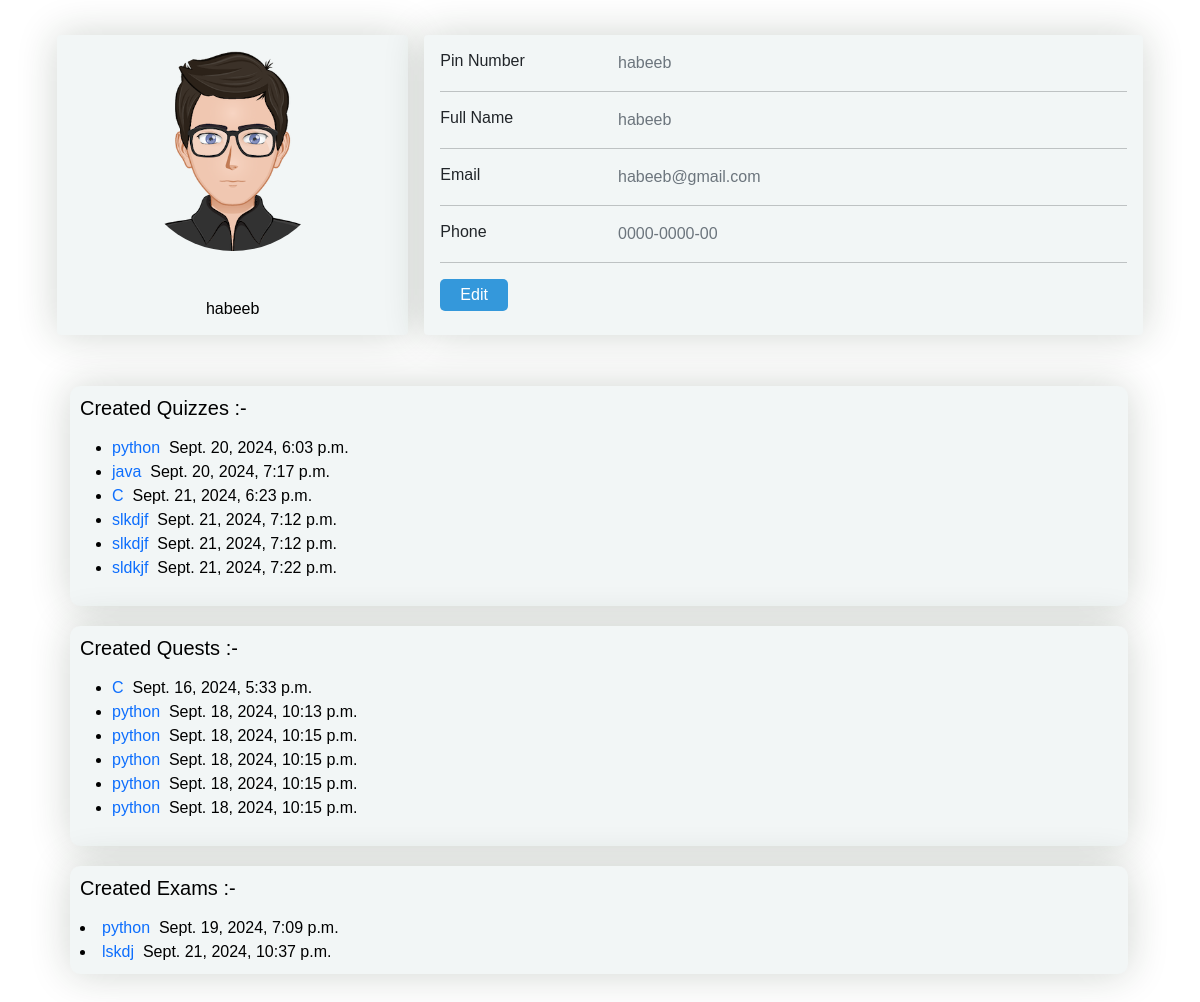
Screenshot of /Accounts/profile-view/ (signed in) with the database file from the repository.
### Accounts/models.py (models this page shows, shortened)
class Profile(models.Model):
    pin=models.OneToOneField(User,on_delete=models.CASCADE)
    phone=models.CharField(max_length=100)
    fullname=models.CharField(max_length=100)
    image=models.ImageField(upload_to='images/',default='images/avatar7.png')
    isLecturer=models.BooleanField(default=False)

### quiz/models.py (models this page shows, shortened)
class Quiz(models.Model):
    host=models.ForeignKey(User,on_delete=models.CASCADE)
    title=models.CharField(max_length=200)
    quiz_id=models.IntegerField(null=True,default=0)
    created_date=models.DateTimeField(null=True,blank=True)
    time_limit=models.TimeField(null=True,blank=True)

### Dailyquest/models.py (models this page shows, shortened)
class Quest(models.Model):
    host=models.ForeignKey(User,on_delete=models.CASCADE)
    subject=models.CharField(max_length=200)
    title=models.CharField(max_length=200)
    quest_id=models.IntegerField(null=True,default=0)
    created_date=models.DateTimeField(null=True,blank=True)
    start_time=models.DateTimeField(null=True,blank=True)
    end_time=models.DateTimeField(null=True,blank=True)
    shift=models.CharField(max_length=200,default="")
    semester=models.CharField(max_length=200,default="")

### Exam/models.py (models this page shows, shortened)
class Exam(models.Model):
    host=models.ForeignKey(User,on_delete=models.CASCADE)
    subject=models.CharField(max_length=200)
    title=models.CharField(max_length=200)
    exam_id=models.IntegerField(null=True,default=0)
    start_time=models.DateTimeField(null=True,blank=True)
    end_time=models.DateTimeField(null=True,blank=True)
    shift=models.CharField(max_length=200,default="")
    semester=models.CharField(max_length=200,default="")
    created_date=models.DateTimeField(null=True,blank=True)

### Accounts/views.py (the view)
# urls.py: path('profile-view/',views.profile_view,name='profile-view'),
@login_required(login_url='/Accounts/login/')
def profile_view(request):
    user_profile = get_object_or_404(Profile, pin=request.user)
    quizzes=Quiz.objects.filter(host=request.user)
    quests=Quest.objects.filter(host=request.user)
    exams=Exam.objects.filter(host=request.user)
    attended_quizes=quiz.models.Responses.objects.filter(pin=request.user)
    attended_quests=Dailyquest.models.Responses.objects.filter(pin=request.user)
    attended_exams=Responses.objects.filter(pin=request.user)
    if not user_profile.image:
        user_profile.image="images/avatar7.png"
    details = { 'fullname': user_profile.fullname,'image':user_profile.image,'phone':user_profile.phone,'isLecturer':user_profile.isLecturer,'quizzes':quizzes,'quests':quests,'attended_quizes':attended_quizes,'attended_quests':attended_quests,'exams':exams,'attended_exams':attended_exams}
    return render(request, 'Accounts/profile.html', details)

### templates/Accounts/profile.html (shortened to what this page needs)
{% load custom_filters %}
<!DOCTYPE html>
<html lang="en">
<head>
  <link href="https://cdn.jsdelivr.net/npm/bootstrap@5.3.3/dist/css/bootstrap.min.css" rel="stylesheet"
>
</head>
<body>
  <div class="msgs">
  </div>
  <div class="container">
    <div class="main-body">
      <div class="row gutters-sm">
        <div class="col-md-4 mb-3">
          <div class="card">
            <div class="card-body">
              <div class="d-flex flex-column align-items-center text-center">
                <img src="/media/{{image}}" alt="Admin" class="rounded-circle" style="object-fit:fill;" width="200"
                  height="200">
                <div class="mt-5">
                  <h4 class="username">{{ user.username }}</h4>
                </div>
              </div>
            </div>
          </div>
        </div>
        <div class="col-md-8">
          <div class="card mb-3">
            <div class="card-body">
              <div class="row">
                <div class="col-sm-3">
                  <h6 class="mb-0">Pin Number</h6>
                </div>
                <div class="col-sm-9 text-secondary">
                  {{ user }}
                </div>
              </div>
              <hr>
              <div class="row">
                <div class="col-sm-3">
                  <h6 class="mb-0">Full Name</h6>
                </div>
                <div class="col-sm-9 text-secondary">
                  {{ fullname }}
                </div>
              </div>
              <hr>
              <div class="row">
                <div class="col-sm-3">
                  <h6 class="mb-0">Email</h6>
                </div>
                <div class="col-sm-9 text-secondary">
                  {{ user.email }}
                </div>
              </div>
              <hr>
              <div class="row">
                <div class="col-sm-3">
                  <h6 class="mb-0">Phone</h6>
                </div>
                <div class="col-sm-9 text-secondary">
                  {{ phone }}
                </div>
              </div>
              <hr>
              <div class="row">
                <div class="col-sm-12">
                  <a href="../profile-update"><button>Edit</button></a>
                </div>
              </div>
            </div>
          </div>
        </div>
      </div>
    </div>
  </div>
  <div class="student-area">
    {% if isLecturer %}
    <div class="quizes">
      <h5 class="mb-3">Created Quizzes :-</h5>
      {% if quizzes|length > 0 %}
      <ul>
        {% for quiz in quizzes %}
        <li>
          <a href="/quiz/{{quiz.quiz_id}}">{{quiz.title}}</a>&nbsp&nbsp<span
            class="created-date">{{quiz.created_date}}</span>
        </li>
        {% endfor %}
      </ul>
      {%else%}
      <p>ooop's till now you haven't created any quizes</p>
      {%endif%}
    </div>
    <div class="quests">
      <h5 class="mb-3">Created Quests :-</h5>
      {% if quests|length > 0%}
      <ul>
        {% for quest in quests %}
        <li>
          <a href="/Dailyquest/{{quest.quest_id}}">{{quest.title}}</a>&nbsp&nbsp<span
            class="created-date">{{quest.created_date}}</span>
        </li>
        {% endfor %}
      </ul>
      {%else%}
      <p>ooops's till now you haven't created any quests</p>
      {% endif%}
    </div>
    <div class="exams">
      <h5 class="mb-3">Created Exams :- </h5>
      {% if exams|length > 0%}
      {% for exam in exams%}
      <li>
        <a href="/Exam/{{exam.exam_id}}">{{exam.title}}</a>&nbsp&nbsp<span
          class="created-date">{{exam.created_date}}</span>
      </li>
      {%endfor%}
      {% else %}
      <p>ooops' till now you haven't created any exams</p>
      {% endif %}
    </div>
    {% endif%}
  </div>
</body>
</html>

### templates/Accounts/profile.html (style rules this page uses)
* { padding: 0; margin: 0; box-sizing: border-box; font-family: 'Gill Sans', 'Gill Sans MT', Calibri, 'Trebuchet MS', sans-serif; }
body { margin-top: 20px; color: #1a202c; text-align: left; background-color: white; }
.main-body { padding: 15px; }
.card { background-color:#f2f6f6; position: relative; display: flex; flex-direction: column; min-width: 0; word-wrap: break-word; background-clip: border-box; border: 0 solid rgba(0, 0, 0, .125); border-radius: .25rem; box-shadow: 0px 0px 40px rgb(26, 44, 26,0.2); }
button { padding: 4px 20px; border: none; border-radius: 5px; background-color: #3498db; color: white; cursor: pointer; }
.card-body { flex: 1 1 auto; min-height: 1px; padding: 1rem; height: 300px; }
.gutters-sm { margin-right: -8px; margin-left: -8px; }
.gutters-sm>.col, .gutters-sm>[class*=col-] { padding-right: 8px; padding-left: 8px; }
.mb-3, .my-3 { margin-bottom: 1rem !important; }
a { text-decoration: none; }
.student-area { align-items: center; padding: 30px; margin-left: 50px; margin-right: 52px; border-radius: 10px; padding: 20px; margin-bottom: 30px; }
.username { color: black; font-size: 16px; }
.msgs { position: absolute; top: 20px; left: 50%; align-items: center; transform: translateX(-50%); max-width: 1000px; padding: 5px; border-radius: 9px; z-index:999; }
.attended-quizes, .attended-quests, .attended-exams, .quizes, .quests, .exams { background-color:#f2f6f6; padding: 10px; border-radius: 10px; color: black; margin-bottom: 20px; box-shadow: 0px 0px 40px rgb(26, 44, 26,0.2); }

### rows the page displays
Profile: fullname "habeeb", phone "0000-0000-00"
Quiz: title "python", created_date "Sept. 20, 2024, 6:03 p.m."
Quiz: title "java", created_date "Sept. 20, 2024, 7:17 p.m."
Quiz: title "C", created_date "Sept. 21, 2024, 6:23 p.m."
Quiz: title "slkdjf", created_date "Sept. 21, 2024, 7:12 p.m."
Quiz: title "slkdjf", created_date "Sept. 21, 2024, 7:12 p.m."
Quiz: title "sldkjf", created_date "Sept. 21, 2024, 7:22 p.m."
Quest: title "C", created_date "Sept. 16, 2024, 5:33 p.m."
Quest: title "python", created_date "Sept. 18, 2024, 10:13 p.m."
Quest: title "python", created_date "Sept. 18, 2024, 10:15 p.m."
Quest: title "python", created_date "Sept. 18, 2024, 10:15 p.m."
Quest: title "python", created_date "Sept. 18, 2024, 10:15 p.m."
Quest: title "python", created_date "Sept. 18, 2024, 10:15 p.m."
Exam: title "python", created_date "Sept. 19, 2024, 7:09 p.m."
Exam: title "lskdj", created_date "Sept. 21, 2024, 10:37 p.m."

### other values shown
{{ user.username }} "habeeb"
{{ user }} "habeeb"
{{ user.email }} "habeeb@gmail.com"
